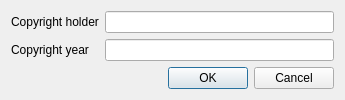
<?xml version="1.0" encoding="UTF-8"?>
<ui version="4.0">
 <class>copyrightInformationDialog</class>
 <widget class="QDialog" name="copyrightInformationDialog">
  <property name="geometry">
   <rect>
    <x>0</x>
    <y>0</y>
    <width>345</width>
    <height>93</height>
   </rect>
  </property>
  <property name="windowTitle">
   <string>Copyright Information</string>
  </property>
  <layout class="QVBoxLayout" name="verticalLayout">
   <item>
    <layout class="QGridLayout" name="gridLayout">
     <item row="0" column="0">
      <widget class="QLabel" name="label">
       <property name="text">
        <string>Copyright holder</string>
       </property>
      </widget>
     </item>
     <item row="0" column="1">
      <widget class="QLineEdit" name="copyrightHolderLineEdit"/>
     </item>
     <item row="1" column="0">
      <widget class="QLabel" name="label_2">
       <property name="text">
        <string>Copyright year</string>
       </property>
      </widget>
     </item>
     <item row="1" column="1">
      <widget class="QLineEdit" name="yearLineEdit"/>
     </item>
    </layout>
   </item>
   <item>
    <widget class="QDialogButtonBox" name="buttonBox">
     <property name="orientation">
      <enum>Qt::Horizontal</enum>
     </property>
     <property name="standardButtons">
      <set>QDialogButtonBox::Cancel|QDialogButtonBox::Ok</set>
     </property>
    </widget>
   </item>
  </layout>
 </widget>
 <resources/>
 <connections>
  <connection>
   <sender>buttonBox</sender>
   <signal>accepted()</signal>
   <receiver>copyrightInformationDialog</receiver>
   <slot>accept()</slot>
   <hints>
    <hint type="sourcelabel">
     <x>248</x>
     <y>254</y>
    </hint>
    <hint type="destinationlabel">
     <x>157</x>
     <y>274</y>
    </hint>
   </hints>
  </connection>
  <connection>
   <sender>buttonBox</sender>
   <signal>rejected()</signal>
   <receiver>copyrightInformationDialog</receiver>
   <slot>reject()</slot>
   <hints>
    <hint type="sourcelabel">
     <x>316</x>
     <y>260</y>
    </hint>
    <hint type="destinationlabel">
     <x>286</x>
     <y>274</y>
    </hint>
   </hints>
  </connection>
 </connections>
</ui>
